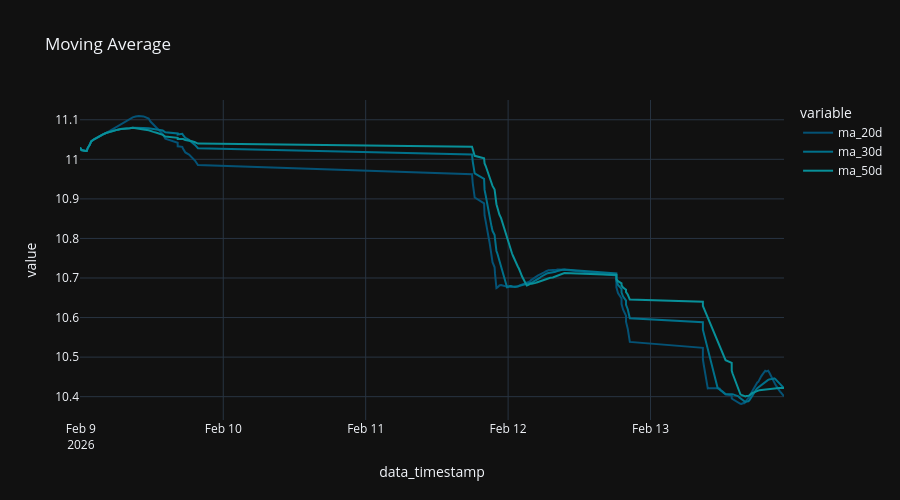

This figure's notebook cell:
### Code cell
x = df[df['ticker'] == asset_ticker][['data_timestamp', 'ma_20d', 'ma_30d', 'ma_50d', 'ticker']].sort_values(by="data_timestamp")

fig = px.line (
  x,
  "data_timestamp",
  ['ma_20d',"ma_30d", "ma_50d"],
  title='Moving Average',
#   color_discrete_sequence="Tealgrn_r",
)

fig.update_layout (
  height=500,
)

### Figure 1 — Plotly figure (JSON) as saved in the notebook; plotly's stock layout.template omitted (floating-point values rounded to 4 significant figures; data arrays with more than 128 entries replaced by an {"elided": "..."} marker saying what was removed)
{"data": [{"hovertemplate": "variable=ma_20d<br>data_timestamp=%{x}<br>value=%{y}<extra></extra>", "legendgroup": "ma_20d", "line": {"color": "rgb(4, 82, 117)", "dash": "solid"}, "marker": {"symbol": "circle"}, "mode": "lines", "name": "ma_20d", "orientation": "v", "showlegend": true, "type": "scatter", "x": {"elided": "229 str values"}, "xaxis": "x", "y": {"elided": "229 float values"}, "yaxis": "y"}, {"hovertemplate": "variable=ma_30d<br>data_timestamp=%{x}<br>value=%{y}<extra></extra>", "legendgroup": "ma_30d", "line": {"color": "rgb(0, 113, 139)", "dash": "solid"}, "marker": {"symbol": "circle"}, "mode": "lines", "name": "ma_30d", "orientation": "v", "showlegend": true, "type": "scatter", "x": {"elided": "229 str values"}, "xaxis": "x", "y": {"elided": "229 float values"}, "yaxis": "y"}, {"hovertemplate": "variable=ma_50d<br>data_timestamp=%{x}<br>value=%{y}<extra></extra>", "legendgroup": "ma_50d", "line": {"color": "rgb(8, 144, 153)", "dash": "solid"}, "marker": {"symbol": "circle"}, "mode": "lines", "name": "ma_50d", "orientation": "v", "showlegend": true, "type": "scatter", "x": {"elided": "229 str values"}, "xaxis": "x", "y": {"elided": "229 float values"}, "yaxis": "y"}], "layout": {"height": 500, "legend": {"title": {"text": "variable"}, "tracegroupgap": 0}, "title": {"text": "Moving Average"}, "xaxis": {"anchor": "y", "domain": [0, 1], "title": {"text": "data_timestamp"}}, "yaxis": {"anchor": "x", "domain": [0, 1], "title": {"text": "value"}}}}
